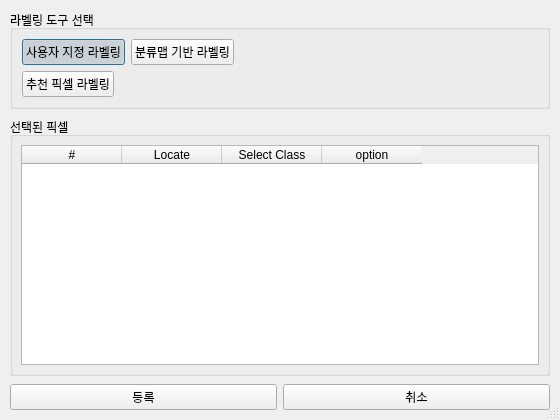
<?xml version="1.0" encoding="UTF-8"?>
<ui version="4.0">
 <class>PixelLabelingDialog</class>
 <widget class="QDialog" name="PixelLabelingDialog">
  <property name="geometry">
   <rect>
    <x>0</x>
    <y>0</y>
    <width>560</width>
    <height>420</height>
   </rect>
  </property>
  <property name="minimumSize">
   <size>
    <width>560</width>
    <height>420</height>
   </size>
  </property>
  <property name="windowTitle">
   <string>픽셀 라벨링</string>
  </property>
  <property name="sizeGripEnabled">
   <bool>true</bool>
  </property>
  <layout class="QVBoxLayout" name="verticalLayout_root">
   <property name="spacing">
    <number>8</number>
   </property>
   <property name="sizeConstraint">
    <enum>QLayout::SetDefaultConstraint</enum>
   </property>
   <property name="leftMargin">
    <number>10</number>
   </property>
   <property name="topMargin">
    <number>10</number>
   </property>
   <property name="rightMargin">
    <number>10</number>
   </property>
   <property name="bottomMargin">
    <number>10</number>
   </property>
   <item>
    <widget class="QGroupBox" name="toolGroup">
     <property name="sizePolicy">
      <sizepolicy hsizetype="Preferred" vsizetype="Fixed">
       <horstretch>0</horstretch>
       <verstretch>0</verstretch>
      </sizepolicy>
     </property>
     <property name="title">
      <string>라벨링 도구 선택</string>
     </property>
     <layout class="QVBoxLayout" name="verticalLayout_tools">
      <property name="spacing">
       <number>6</number>
      </property>
      <property name="leftMargin">
       <number>9</number>
      </property>
      <property name="topMargin">
       <number>9</number>
      </property>
      <property name="rightMargin">
       <number>9</number>
      </property>
      <property name="bottomMargin">
       <number>9</number>
      </property>
      <item>
       <layout class="QHBoxLayout" name="horizontalLayout_tools_row1">
        <property name="spacing">
         <number>6</number>
        </property>
        <property name="leftMargin">
         <number>0</number>
        </property>
        <property name="topMargin">
         <number>0</number>
        </property>
        <property name="rightMargin">
         <number>0</number>
        </property>
        <property name="bottomMargin">
         <number>0</number>
        </property>
        <item>
         <widget class="QPushButton" name="btnUserLabeling">
          <property name="sizePolicy">
           <sizepolicy hsizetype="Minimum" vsizetype="Fixed">
            <horstretch>0</horstretch>
            <verstretch>0</verstretch>
           </sizepolicy>
          </property>
          <property name="text">
           <string>사용자 지정 라벨링</string>
          </property>
          <property name="checkable">
           <bool>true</bool>
          </property>
          <property name="checked">
           <bool>true</bool>
          </property>
         </widget>
        </item>
        <item>
         <widget class="QPushButton" name="btnClassmapLabeling">
          <property name="sizePolicy">
           <sizepolicy hsizetype="Minimum" vsizetype="Fixed">
            <horstretch>0</horstretch>
            <verstretch>0</verstretch>
           </sizepolicy>
          </property>
          <property name="text">
           <string>분류맵 기반 라벨링</string>
          </property>
          <property name="checkable">
           <bool>true</bool>
          </property>
         </widget>
        </item>
        <item>
         <spacer name="spacer_tools_row1">
          <property name="orientation">
           <enum>Qt::Horizontal</enum>
          </property>
          <property name="sizeHint" stdset="0">
           <size>
            <width>40</width>
            <height>20</height>
           </size>
          </property>
         </spacer>
        </item>
       </layout>
      </item>
      <item>
       <layout class="QHBoxLayout" name="horizontalLayout_tools_row2">
        <property name="spacing">
         <number>6</number>
        </property>
        <property name="leftMargin">
         <number>0</number>
        </property>
        <property name="topMargin">
         <number>0</number>
        </property>
        <property name="rightMargin">
         <number>0</number>
        </property>
        <property name="bottomMargin">
         <number>0</number>
        </property>
        <item>
         <widget class="QPushButton" name="btnRecommendLabeling">
          <property name="sizePolicy">
           <sizepolicy hsizetype="Minimum" vsizetype="Fixed">
            <horstretch>0</horstretch>
            <verstretch>0</verstretch>
           </sizepolicy>
          </property>
          <property name="text">
           <string>추천 픽셀 라벨링</string>
          </property>
         </widget>
        </item>
        <item>
         <spacer name="spacer_tools_row2">
          <property name="orientation">
           <enum>Qt::Horizontal</enum>
          </property>
          <property name="sizeHint" stdset="0">
           <size>
            <width>40</width>
            <height>20</height>
           </size>
          </property>
         </spacer>
        </item>
       </layout>
      </item>
     </layout>
    </widget>
   </item>
   <item>
    <widget class="QGroupBox" name="selectedGroup">
     <property name="title">
      <string>선택된 픽셀</string>
     </property>
     <layout class="QVBoxLayout" name="verticalLayout_table">
      <property name="spacing">
       <number>6</number>
      </property>
      <property name="leftMargin">
       <number>8</number>
      </property>
      <property name="topMargin">
       <number>8</number>
      </property>
      <property name="rightMargin">
       <number>8</number>
      </property>
      <property name="bottomMargin">
       <number>8</number>
      </property>
      <item>
       <widget class="QTableWidget" name="tableSelectedPixels">
        <property name="sizePolicy">
         <sizepolicy hsizetype="Expanding" vsizetype="Expanding">
          <horstretch>0</horstretch>
          <verstretch>1</verstretch>
         </sizepolicy>
        </property>
        <property name="editTriggers">
         <set>QAbstractItemView::NoEditTriggers</set>
        </property>
        <property name="alternatingRowColors">
         <bool>true</bool>
        </property>
        <property name="selectionMode">
         <enum>QAbstractItemView::SingleSelection</enum>
        </property>
        <property name="selectionBehavior">
         <enum>QAbstractItemView::SelectRows</enum>
        </property>
        <property name="rowCount">
         <number>0</number>
        </property>
        <property name="columnCount">
         <number>4</number>
        </property>
        <column>
         <property name="text">
          <string>#</string>
         </property>
        </column>
        <column>
         <property name="text">
          <string>Locate</string>
         </property>
        </column>
        <column>
         <property name="text">
          <string>Select Class</string>
         </property>
        </column>
        <column>
         <property name="text">
          <string>option</string>
         </property>
        </column>
       </widget>
      </item>
     </layout>
    </widget>
   </item>
   <item>
    <layout class="QHBoxLayout" name="horizontalLayout_bottom">
     <property name="spacing">
      <number>6</number>
     </property>
     <property name="leftMargin">
      <number>0</number>
     </property>
     <property name="topMargin">
      <number>0</number>
     </property>
     <property name="rightMargin">
      <number>0</number>
     </property>
     <property name="bottomMargin">
      <number>0</number>
     </property>
     <item>
      <widget class="QPushButton" name="btnRegister">
       <property name="sizePolicy">
        <sizepolicy hsizetype="Minimum" vsizetype="Fixed">
         <horstretch>0</horstretch>
         <verstretch>0</verstretch>
        </sizepolicy>
       </property>
       <property name="text">
        <string>등록</string>
       </property>
      </widget>
     </item>
     <item>
      <widget class="QPushButton" name="btnCancel">
       <property name="sizePolicy">
        <sizepolicy hsizetype="Minimum" vsizetype="Fixed">
         <horstretch>0</horstretch>
         <verstretch>0</verstretch>
        </sizepolicy>
       </property>
       <property name="text">
        <string>취소</string>
       </property>
       <property name="autoDefault">
        <bool>false</bool>
       </property>
      </widget>
     </item>
    </layout>
   </item>
  </layout>
 </widget>
 <resources/>
 <connections/>
</ui>
